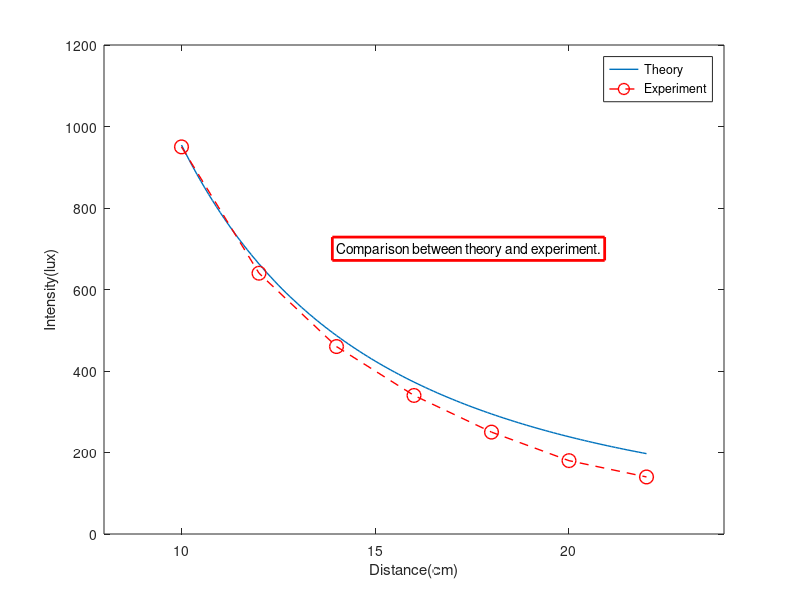

Write the MATLAB code that produced this figure.
x=10:0.1:22;
y=95450./x.^2;
x2=10:2:22;
y2=[950 640 460 340 250 180 140];
plot(x,y,'-','linewidth',1)
xlabel('Distance(cm)')
ylabel('Intensity(lux)')
title('','fontsize',14);
axis([8 24 0 1200]);
text(14,700,'Comparison between theory and experiment.','edgecolor','r','linewidth',2);

hold on
plot(x2,y2,'ro--','linewidth',1,'markersize',10);
legend('Theory','Experiment');
hold off;
